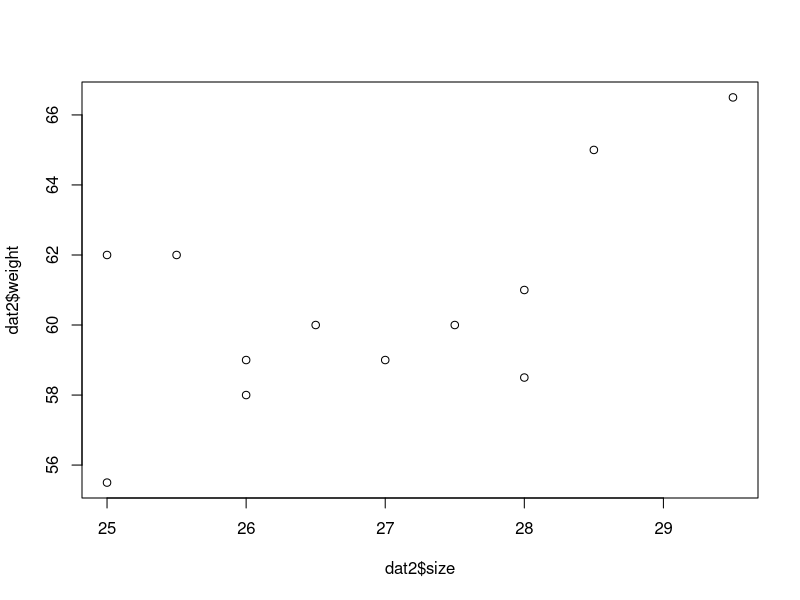
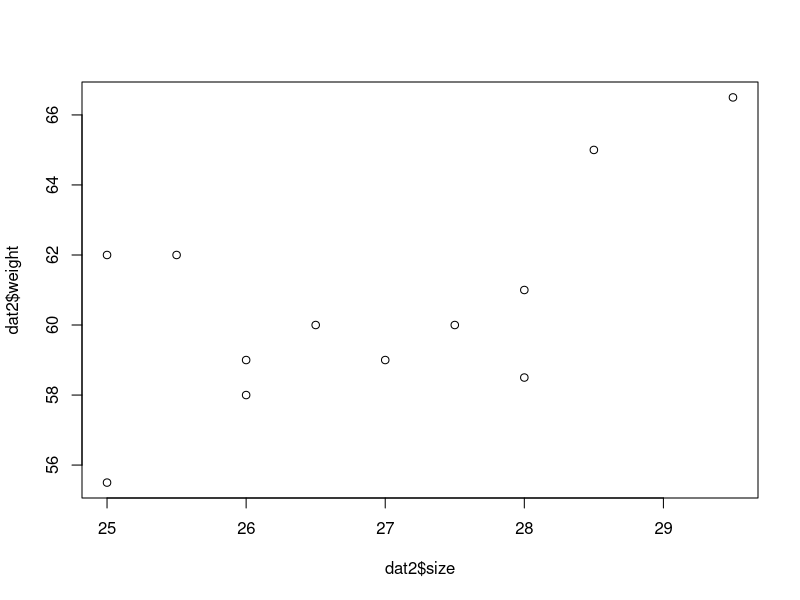
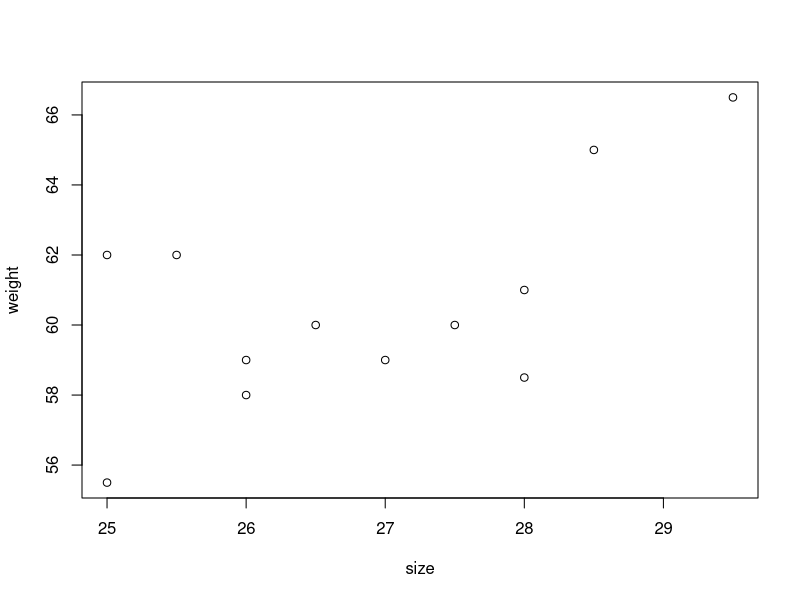
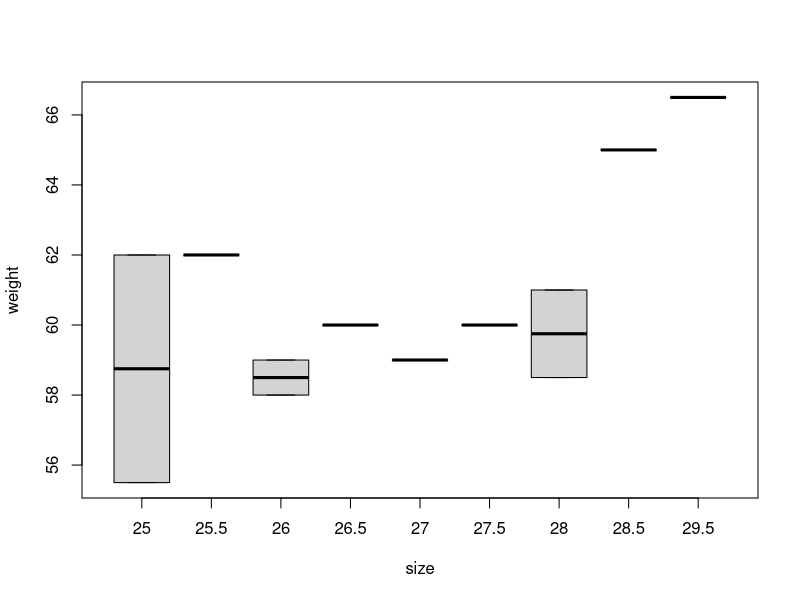
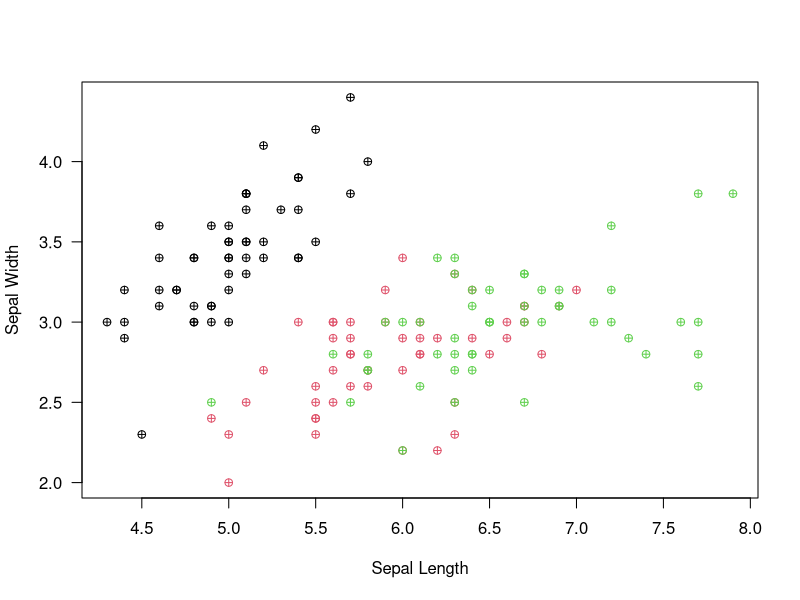
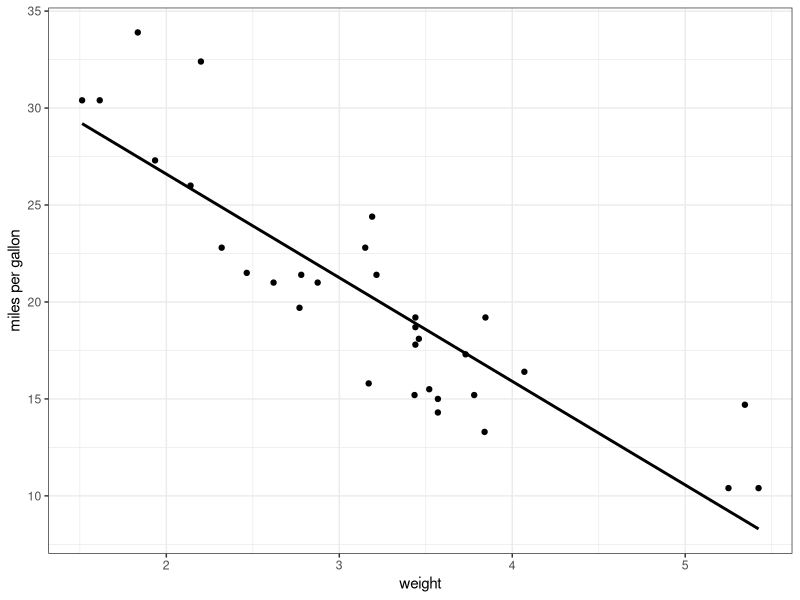
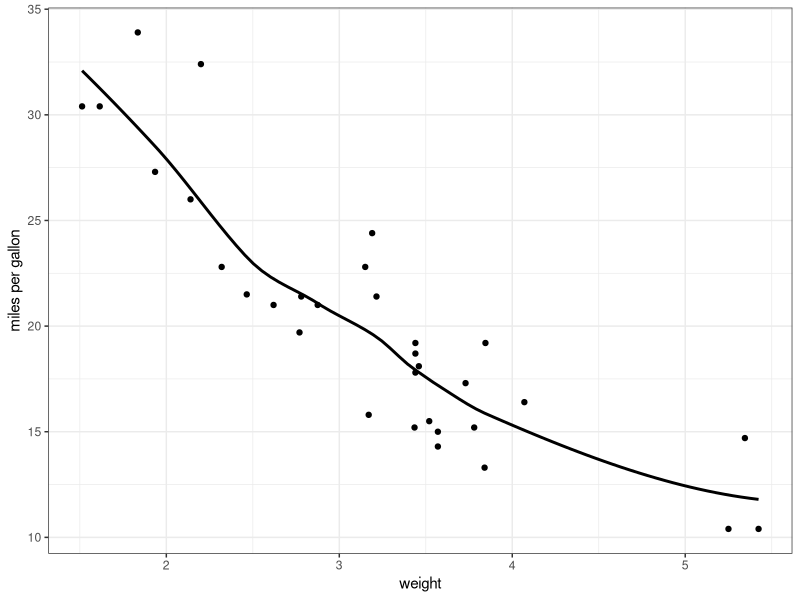
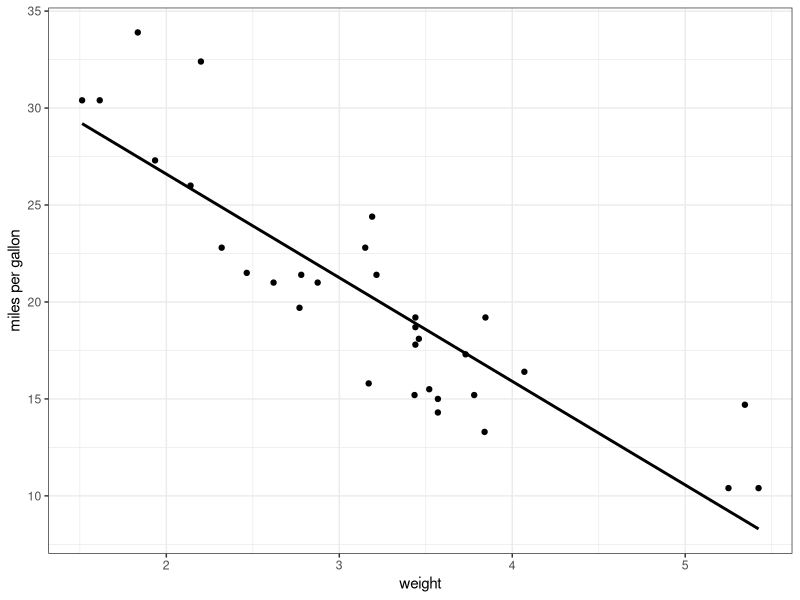

Recreate these plots in R, in order.
#09-05-2023---------------------------------------------------------------------

#09-07-2023---------------------------------------------------------------------
errdat=read.csv("data/SampleData_w_errors.csv")
errdat
#look at structure of data
str(errdat)
#problemLsize is not a number here.
errdat$size

#problem: weight is not a number
errdat$weight

#this problem is caused by the inclusion of $N/A as value.
#solution: tell R that this is a missing value when importing the data
errdat=read.csv("data/SampleData_w_errors.csv", na.strings=c("#N/A!","**"))
errdat
errdat$weight
mean(errdat$size, na.rm = T) #to calculate something from numeric vector with
#NAs, tell it to ignore NA using na.rm=T

#to remove column "X"
names(errdat)
names(errdat)=="X" #are any of the columns called "X"
which(names(errdat)=="X") #which column is called "X"
#give me the values for the column called "X" in df "errdat"
errdat[,which(names(errdat)=="X")]
#give me all the columns EXCEPT the one called "X"
dat=errdat[,which(names(errdat)!="X")]
dat

#let's remove any rows that is missing an individual ID
dat$Indiv_ID
dat2=dat[which(dat$Indiv_ID!=""),]
dat2

#plotting basics:
plot(dat2$size,dat2$weight)#plot one continuous

plot(dat2$weight~dat2$size)#plot in 'formula'

plot(weight~size,data=dat2)
boxplot(weight~size,data=dat2)

#09-11-2023
eggs=read.csv("data/EggMeasurements_example.csv")
head(eggs)
unique(eggs$mass)
eggs=read.csv("data/EggMeasurements_example.csv", na.strings=".")
unique(eggs$mass)

#09-19-2023
#install.packages("ggplot2")
"
1. data:
2. aesthetics: How do the variables are related to each other
3. geom: Type of geometric object
4. scale: set of values that the variables will take
5. theme:
"
library(ggplot2)
#normal plot
plot(Sepal.Width~Sepal.Length,data=iris,xlab="Sepal Length",
     ylab="Sepal Width",las=1,col=iris$Species,pch=10)
#ggplot way
p1=ggplot(data=iris,mapping = aes(x=Sepal.Length,y=Sepal.Width,color=Species))+
  geom_point(size=2,pch=10,alpha=0.5)+
  scale_fill_brewer(palette="Paired")+
  theme_bw()+
  theme(panel.grid.major = element_blank(),panel.grid.minor = element_blank(),legend.position = "none")+
  xlab("Sepal Length")+
  ylab("Sepal Width")+
  facet_grid(~Species)
ggsave("Huang_Fan/ggplot_facet.pdf",p1)

#09-21-2023 linear models
library(ggplot2)
#install.packages("MASS")
library(MASS)
"
numbers:
  continuous
  binary (0 or 1)
  counts
  preportion

factors (categories):

"
mtcars
fit=lm(mpg~wt,data=mtcars)
summary(fit)
ggplot(mtcars,mapping = aes(x=wt,y=mpg))+
  geom_point()+
  geom_smooth(method = "lm",color="black",se=F)+
  theme_bw()+
  xlab("weight")+
  ylab("miles per gallon")

ggplot(mtcars,mapping = aes(x=wt,y=mpg))+
  geom_point()+
  geom_smooth(method = "loess",color="black",se=F)+
  theme_bw()+
  xlab("weight")+
  ylab("miles per gallon")

ggplot(mtcars,mapping = aes(x=wt,y=mpg))+
  geom_point()+
  geom_smooth(method = "glm",color="black",se=F)+
  theme_bw()+
  xlab("weight")+
  ylab("miles per gallon")


mtcars$vs
ggplot(data=mtcars,mapping = aes(x=factor(vs),y=mpg))+
  geom_boxplot()

aov.fit=aov(formula=mpg~factor(vs),data=mtcars)
summary(aov.fit)

lm.fit=lm(formula=mpg~factor(vs),data = mtcars)
summary(lm.fit)

anova(lm.fit)

lm.fit2=lm(mpg~wt+factor(vs),data = mtcars)
anova(lm.fit2)
